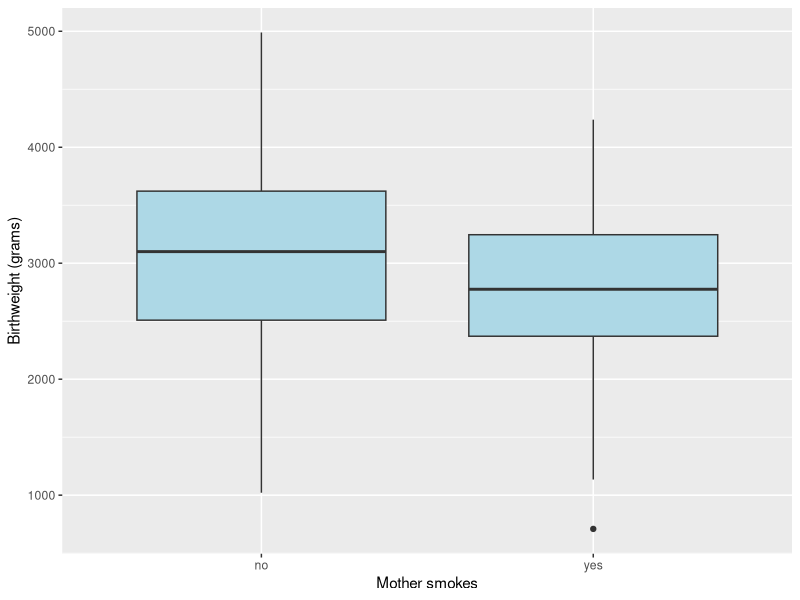

Write R code to recreate this figure.
## ---- chunk 1
suppressWarnings(suppressPackageStartupMessages(library(tidyverse)))
# Load data from MASS into a tibble
birthwt <- as_tibble(MASS::birthwt)

# Rename variables
birthwt <- birthwt %>%
  rename(birthwt.below.2500 = low, 
         mother.age = age,
         mother.weight = lwt,
         mother.smokes = smoke,
         previous.prem.labor = ptl,
         hypertension = ht,
         uterine.irr = ui,
         physician.visits = ftv,
         birthwt.grams = bwt)

# Change factor level names
birthwt <- birthwt %>%
  mutate(race = recode_factor(race, `1` = "white", `2` = "black", `3` = "other")) %>%
  mutate_at(c("mother.smokes", "hypertension", "uterine.irr", "birthwt.below.2500"),
            ~ recode_factor(.x, `0` = "no", `1` = "yes"))
## ---- chunk 2
# Create boxplot showing how birthwt.grams varies between
# smoking status
qplot(x = mother.smokes, 
      y = birthwt.grams, 
      geom = "boxplot", data = birthwt, 
      xlab = "Mother smokes", 
      ylab = "Birthweight (grams)", fill = I("lightblue"))
## ---- chunk 3
# Notice the consistent use of round() to ensure that our summaries 
# do not have too many decimal values
birthwt %>%
  group_by(mother.smokes) %>%
  summarize(mean.birthwt = round(mean(birthwt.grams), 0),
            sd.birthwt = round(sd(birthwt.grams), 0))
## ---- chunk 4
birthwt %>%
  group_by(mother.smokes) %>%
  summarize(num.obs = n(),
            mean.birthwt = round(mean(birthwt.grams), 0),
            sd.birthwt = round(sd(birthwt.grams), 0),
            se.birthwt = round(sd(birthwt.grams) / sqrt(num.obs), 0))
## ---- chunk 5
birthwt.t.test <- t.test(birthwt.grams ~ mother.smokes, data = birthwt)
birthwt.t.test
